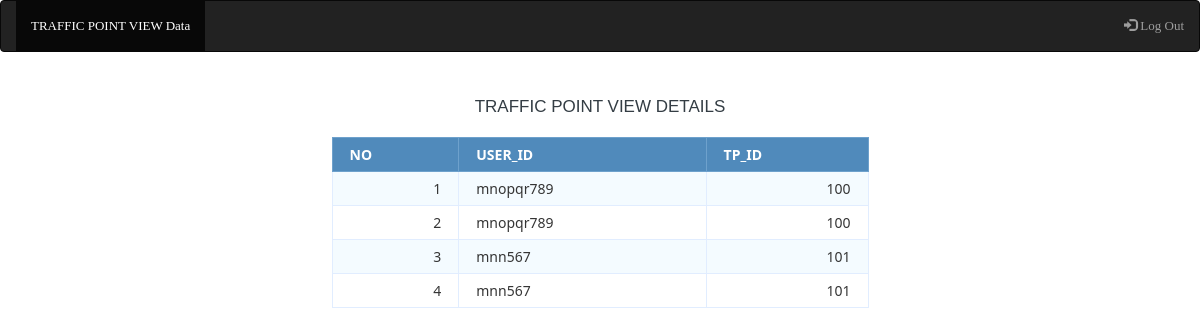
/disp_traffic_point_view.php, run on the app's committed database.
### tables this page shows
CREATE TABLE `traffic_point_view` (
  `id` int(8) NOT NULL,
  `USER_ID` varchar(10) DEFAULT NULL,
  `TP_ID` varchar(10) DEFAULT NULL
);

### disp_traffic_point_view.php (the view, shortened to what this page needs)
<?php
$db_host = 'localhost';
$db_user = 'root';
$db_pass = '';
$db_name = 'traffic monitoring system';
$conn = mysqli_connect($db_host, $db_user, $db_pass, $db_name);
$sql = 'SELECT *
		FROM traffic_point_view';
$query = mysqli_query($conn, $sql);
?>
<html>
<head>
        <link rel="stylesheet" href="assets/fonts/stylesheet.css">
        <link rel="stylesheet" href="assets/css/bootstrap.min.css">
        <link rel="stylesheet" href="assets/css/style.css">
</head>
<body>
	         <nav class="navbar navbar-inverse">
  <div class="container-fluid">
    <ul class="nav navbar-nav">
      <li class="active"><a href="#">TRAFFIC POINT VIEW Data</a></li>
    </ul>
    <ul class="nav navbar-nav navbar-right">
      <li><a href="logout.php"><span class="glyphicon glyphicon-log-in"></span> Log Out</a></li>
    </ul>
  </div>
</nav>
	<h1>Traffic Point View Details</h1>
	<table class="data-table">
		<thead>
			<tr>
				<th>NO</th>
				<th>USER_ID</th>
				<th>TP_ID</th>
			</tr>
		</thead>
		<tbody>
		<?php
		$no 	= 1;
		while ($row = mysqli_fetch_array($query))
		{
			echo '<tr>
					<td>'.$no.'</td>
					<td>'.$row['USER_ID'].'</td>
					<td>'.$row['TP_ID'].'</td>
				</tr>';
			$no++;
		}?>
		</tbody>
	</table>
</body>
</html>

### assets/css/style.css (style rules this page uses)
html, body { background-color: #fff; font-size: 15px; color: #565656; width: 100%; padding: 0; margin-left: 0; margin-right: 0; font-family: 'roboto', sans-serif; font-weight: 300; }
ol, ul { padding: 0; margin: 0; list-style: none; }
a, a:hover, a:active, a:focus { text-decoration: none; outline: none; }
a, button, a span { -webkit-transition: 0.2s ease-in-out; -o-transition: 0.2s ease-in-out; transition: 0.2s ease-in-out; }
*, *:before, *:after { -webkit-box-sizing: border-box; -moz-box-sizing: border-box; box-sizing: border-box; }
a, p { font-family: 'latolight'; }
h1, h2, h3 { font-weight: 300; margin: 0; }
h1 { font-size: 3rem; line-height: 4rem; font-weight: 300; }
.footer .fo_bottom_socail p, a { font-size: 13px; display: block; }

### disp_traffic_point_view.php (style rules this page uses)
body { font-size: 15px; color: #343d44; font-family: "segoe-ui", "open-sans", tahoma, arial; padding: 0; margin: 0; }
table { margin: auto; font-family: "Lucida Sans Unicode", "Lucida Grande", "Segoe Ui"; font-size: 12px; }
h1 { margin: 25px auto 0; text-align: center; text-transform: uppercase; font-size: 17px; }
table td { transition: all .5s; }
.data-table { border-collapse: collapse; font-size: 14px; min-width: 537px; }
.data-table th, .data-table td { border: 1px solid #e1edff; padding: 7px 17px; }
.data-table thead th { background-color: #508abb; color: #FFFFFF; border-color: #6ea1cc !important; text-transform: uppercase; }
.data-table tbody td { color: #353535; }
.data-table tbody td:first-child, .data-table tbody td:nth-child(4), .data-table tbody td:last-child { text-align: right; }
.data-table tbody tr:nth-child(odd) td { background-color: #f4fbff; }

### data on the page
traffic_point_view: USER_ID "mnopqr789", TP_ID "100"
traffic_point_view: USER_ID "mnopqr789", TP_ID "100"
traffic_point_view: USER_ID "mnn567", TP_ID "101"
traffic_point_view: USER_ID "mnn567", TP_ID "101"
